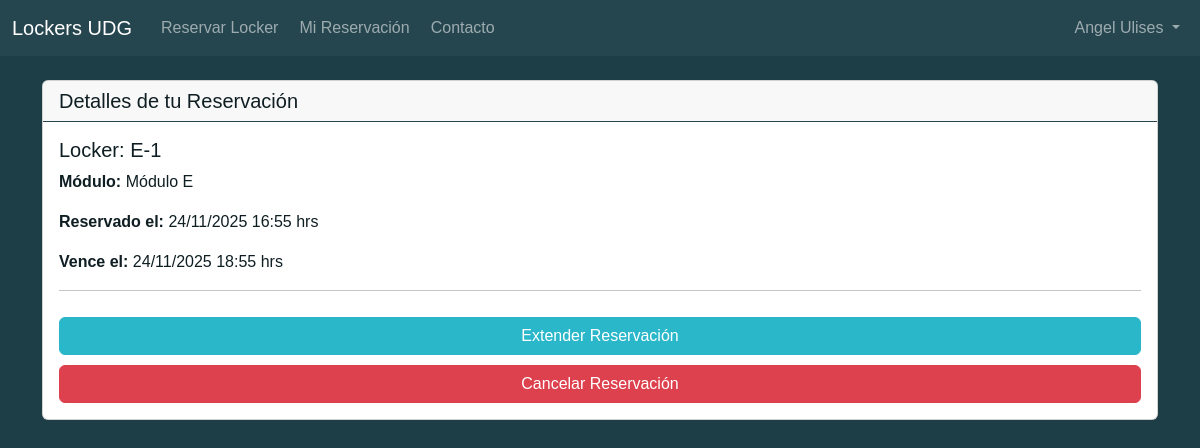
The app's page /info_reservacion.php (signed in), older data.
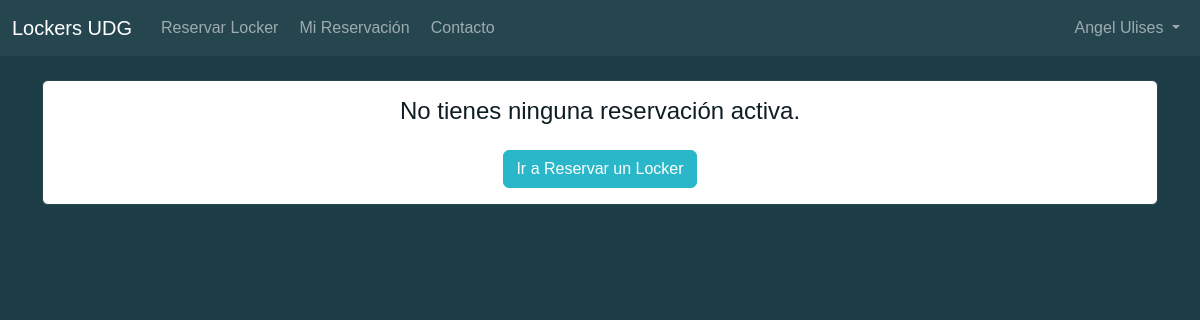
The same page, newer data.
### tables this page shows
CREATE TABLE `reservacion` (
  `id` int(11) NOT NULL,
  `id_usuario` int(11) NOT NULL,
  `id_locker` int(11) NOT NULL,
  `fecha_inicio` datetime NOT NULL DEFAULT current_timestamp(),
  `fecha_fin` datetime NOT NULL,
  `status` enum('activa','vencida','cancelada') NOT NULL DEFAULT 'activa'
);

CREATE TABLE `locker` (
  `id` int(11) NOT NULL,
  `id_modulo` int(11) NOT NULL,
  `numero` int(11) NOT NULL,
  `etiqueta_completa` varchar(10) NOT NULL,
  `status` enum('disponible','ocupado','mantenimiento') NOT NULL DEFAULT 'disponible'
);

CREATE TABLE `modulo` (
  `id` int(11) NOT NULL,
  `nombre` varchar(100) NOT NULL,
  `etiqueta` char(5) NOT NULL
);

### info_reservacion.php (the view, shortened to what this page needs)
<?php
require_once 'menu.php';
$con = conecta();
$id_usuario = $_SESSION['id_usuario'];
$sql = "SELECT
            r.id as id_reserva,
            r.fecha_inicio,
            r.fecha_fin,
            l.etiqueta_completa,
            m.nombre as nombre_modulo
        FROM reservacion r
        JOIN locker l ON r.id_locker = l.id
        JOIN modulo m ON l.id_modulo = m.id
        WHERE r.id_usuario = ? AND r.status = 'activa'";
$stmt = $con->prepare($sql);
$stmt->bind_param("i", $id_usuario);
$stmt->execute();
$result = $stmt->get_result();
$reserva = $result->fetch_assoc();
$puede_extender = false;
if ($reserva) {
    $hora_fin_reserva = new DateTime($reserva['fecha_fin']);
    $hora_cierre = (new DateTime())->setTime(21, 0, 0);
    $hora_fin_extendida = (clone $hora_fin_reserva)->add(new DateInterval("PT1H"));
    if ($hora_fin_extendida <= $hora_cierre) {
        $puede_extender = true;
    }
}
?>
<!DOCTYPE html>
<html lang="es">
<head>
    <link rel="stylesheet" href="css/estilo.css?v=1.2">
</head>
<body>
    <div class="container mt-4">
        <?php if ($reserva): ?>
            <div class="card">
                <h5 class="card-header">Detalles de tu Reservación</h5>
                <div class="card-body">
                    <h5 class="card-title">Locker: <?php echo $reserva['etiqueta_completa']; ?></h5>
                    <p class="card-text"><strong>Módulo:</strong> <?php echo $reserva['nombre_modulo']; ?></p>
                    <p class="card-text"><strong>Reservado el:</strong> <?php echo date("d/m/Y H:i", strtotime($reserva['fecha_inicio'])); ?> hrs</p>
                    <p class="card-text"><strong>Vence el:</strong> <?php echo date("d/m/Y H:i", strtotime($reserva['fecha_fin'])); ?> hrs</p>
                    <hr>
                    <?php if ($puede_extender): ?>
                        <button class="btn btn-info" data-bs-toggle="modal" data-bs-target="#extendModal">Extender Reservación</button>
                    <?php else: ?>
                        <p class="text-warning">Ya no puedes extender tu reservación porque excede el horario de cierre (9:00 PM).</p>
                    <?php endif; ?>
                    <button class="btn btn-danger" data-bs-toggle="modal" data-bs-target="#cancelModal">Cancelar Reservación</button>
                </div>
            </div>
        <?php else: ?>
            <div class="alert alert-info text-center">
                <h4>No tienes ninguna reservación activa.</h4>
                <a href="reservar_locker.php" class="btn btn-primary mt-3">Ir a Reservar un Locker</a>
            </div>
        <?php endif; ?>
    </div>
</body>
</html>

### menu.php (shortened to what this page needs)
<?php
$nombre = $_SESSION['nombre'] ?? 'Usuario';
?>
<link href="https://cdn.jsdelivr.net/npm/bootstrap@5.3.0/dist/css/bootstrap.min.css" rel="stylesheet">
<nav class="navbar navbar-expand-lg navbar-dark bg-dark">
    <div class="container-fluid">
        <a class="navbar-brand" href="bienvenido.php">Lockers UDG</a>
        <div class="collapse navbar-collapse" id="navbarNav">
            <ul class="navbar-nav me-auto">
                <li class="nav-item">
                    <a class="nav-link" href="reservar_locker.php">Reservar Locker</a>
                </li>
                <li class="nav-item">
                    <a class="nav-link" href="info_reservacion.php">Mi Reservación</a>
                </li>
                <li class="nav-item">
                    <a class="nav-link" href="contacto.php">Contacto</a>
                </li>
            </ul>
            <ul class="navbar-nav">
                <li class="nav-item dropdown">
                    <a class="nav-link dropdown-toggle" href="#" id="navbarDropdown" role="button" data-bs-toggle="dropdown" aria-expanded="false">
                        <?php echo htmlspecialchars($nombre); ?>
                    </a>
                </li>
            </ul>
        </div>
    </div>
</nav>

### css/estilo.css (style rules this page uses)
:root { --fondo-principal: #1D3D47; --fondo-secundario: #FFFFFF; --texto-principal: #0F1E23; --texto-secundario: #8BA0A6; --exito: #27EA54; --error: #DE414E; --destacado: #2AB7CA; --bordes: #26464F; --warning: #ffc107; --warning-texto: #856404; --blanco: #FFFFFF; }
body { font-family: Arial, sans-serif; background: var(--fondo-principal); color: var(--texto-principal); margin: 0; }
.navbar { margin-bottom: 20px; }
.nav-item { margin-left: 5px; }
.bg-dark { background-color: var(--bordes) !important; }
.alert-info { background-color: var(--fondo-secundario); color: var(--texto-principal); border-color: var(--bordes); }
.btn-primary { background-color: var(--destacado); border-color: var(--destacado); color: var(--blanco); }
button, .logout-button { width: 100%; padding: 10px; background: var(--destacado); color: var(--blanco); border: none; border-radius: 5px; cursor: pointer; text-decoration: none; display: inline-block; margin-top: 10px; font-weight: bold; }
.card { background-color: var(--fondo-secundario); color: var(--texto-principal); }
.card-header { border-bottom: 1px solid var(--bordes); }
.btn-danger { background-color: var(--error); border-color: var(--error); color: var(--blanco); }
.btn-info { background-color: var(--destacado); border-color: var(--destacado); color: var(--blanco); }

Row changes from the older to the newer data that the page shows:
no longer on this page (row edited): reservacion: id_locker.etiqueta_completa "E-1", modulo.nombre "Módulo E", fecha_inicio "24/11/2025 16:55", fecha_fin "24/11/2025 18:55"
Text that changed along with them:
text no longer shown: "Detalles de tu Reservación Locker: Módulo: Reservado el: hrs Vence el: hrs Extender Reservación Cancelar Reservación"
text now shown: "No tienes ninguna reservación activa. Ir a Reservar un Locker"
